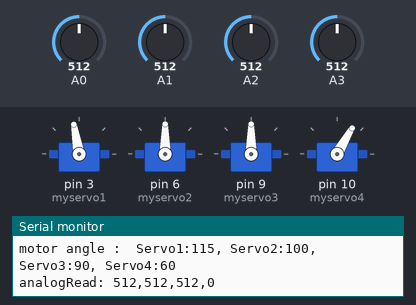
The sketch below on a simulated Arduino Uno, built with avr-gcc and run on an emulated ATmega328P. Parts: 4 × servo, the last lines printed to the serial monitor. Inputs (shaded band) come from the test bench; at power-on: A3 = 512, A1 = 512, A0 = 512, A2 = 512.

Above: at 1.2 s.
1.3 s: A3 set to 606
At 2.5 s:
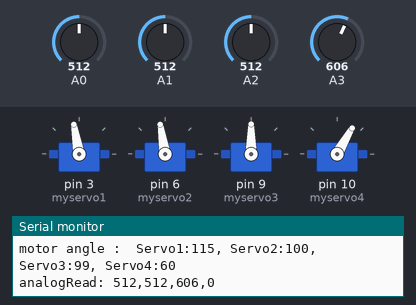
2.8 s: A3 set to 624
At 3.6 s:
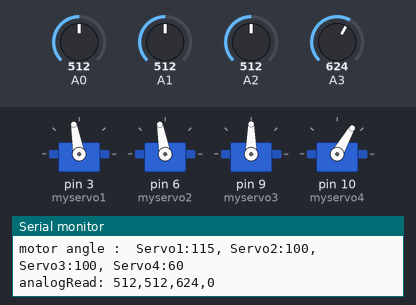
4.3 s: A1 set to 306
At 5.2 s:
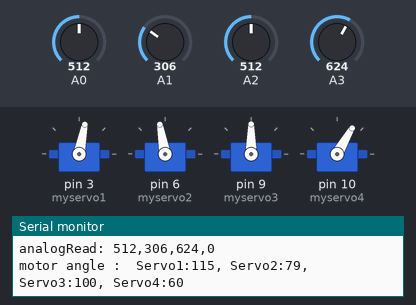
5.8 s: A1 set to 30
At 7.0 s:
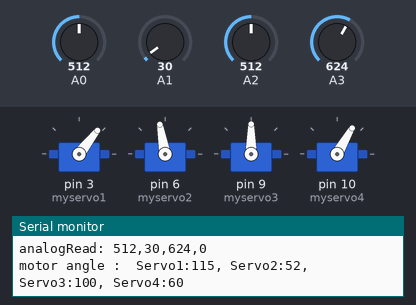
7.3 s: A3 set to 30
At 8.5 s:
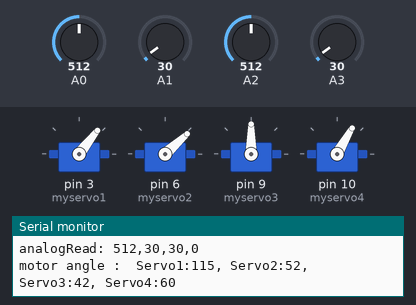
8.8 s: A1 set to 716
At 10.1 s:
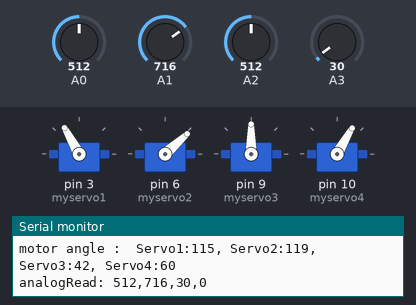
Timing chart, 0 to 11.3 s (numbered marks = the images above; inputs shaded):
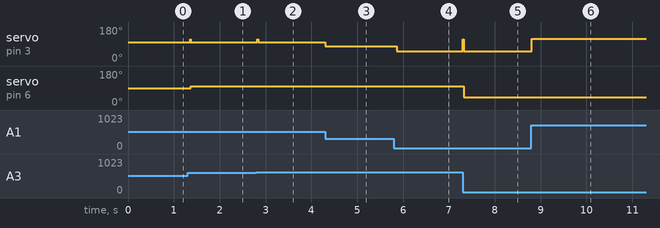

Measured:
- after the input at 1.3 s, servo on pin 3 (myservo1): 100° → 115° after 0.06 s, → 100° 0.02 s later; servo on pin 6 (myservo2): 90° → 99° after 0.07 s
- after the input at 2.8 s, servo on pin 3 (myservo1): 100° → 115° after 0.02 s instead of 1.5 s; servo on pin 6 (myservo2): 99° → 100° at once
- after the input at 4.3 s, servo on pin 3 (myservo1): 100° → 79° at once
- after the input at 5.8 s, servo on pin 3 (myservo1): 79° → 52° after 0.06 s
- after the input at 7.3 s, servo on pin 3 (myservo1): 52° → 115° at once, → 52° 0.01 s later; servo on pin 6 (myservo2): 100° → 42° at once
- after the input at 8.8 s, servo on pin 3 (myservo1): 52° → 119° at once

The sketch:

EX6-5.ino
```cpp
#include <Servo.h>
Servo myservo1; // 底盤旋轉馬達
Servo myservo2; // 後臂升降馬達
Servo myservo3; // 前臂馬達
Servo myservo4; // 夾爪馬達

void setup()
{
  Serial.begin(9600);
  myservo1.attach(3); // 底盤旋轉馬達設定為Pin3
  myservo2.attach(6); // 後臂升降馬達設定為Pin6
  myservo3.attach(9); // 前臂馬達設定為Pin9
  myservo4.attach(10);// 夾爪馬達設定為Pin10
}
void loop()
{
  int s1, s2, s3, s4;
  // 將搖桿的數值儲存於s1,s2,s3,s4
  //每一個搖桿中點的數值會由些微的不同
  s1 = analogRead(A0); // Pin A0:搖桿1，由左至右為0~1023 , 中點約在510
  s2 = analogRead(A1); // Pin A1:搖桿1，由前往後為0~1023, 中點約在499
  s3 = analogRead(A2); // Pin A2:搖桿2 由前往後為0~1023 ,中點約在490
  s3 = analogRead(A3); // Pin A3:搖桿2 由左至右為0~1023，中點約511
  Serial.print("analogRead: ");
  Serial.print(s1); // 將搖桿的四個可變電阻值顯示於監視窗
  Serial.print(",");
  Serial.print(s2);
  Serial.print(",");
  Serial.print(s3);
  Serial.print(",");
  Serial.println(s4);
  //底座控制，運動角度為50~180度
  s1 = map(s1, 0, 1023, 50, 180);
  //直接把轉換過的角度寫入servo1，控制底座旋轉
  Serial.print("motor angle : ");
  myservo1.write(s1);
  Serial.print(" Servo1:");
  Serial.print(s1);
  Serial.print(",");

  // 後臂控制，運動角度為50~150 度
  s2 = map(s2, 0, 1023, 50, 150);
  myservo1.write(s2);
  Serial.print(" Servo2:");
  Serial.print(s2);
  Serial.print(",");

  // 前臂控制，運動角度對應到70~180 度
  s3 = map(s3, 0, 1023, 40, 140);
  myservo2.write(s3);
  Serial.print(" Servo3:");
  Serial.print(s3);
  Serial.print(",");

  // 夾爪控制，打開和閉合的運動角度對應到60~120
  s4 = map(s4, 0, 1023, 60, 120);
  myservo4.write(s4);
  Serial.print(" Servo4:");
  Serial.println(s4);
  delay(50);
}
```
